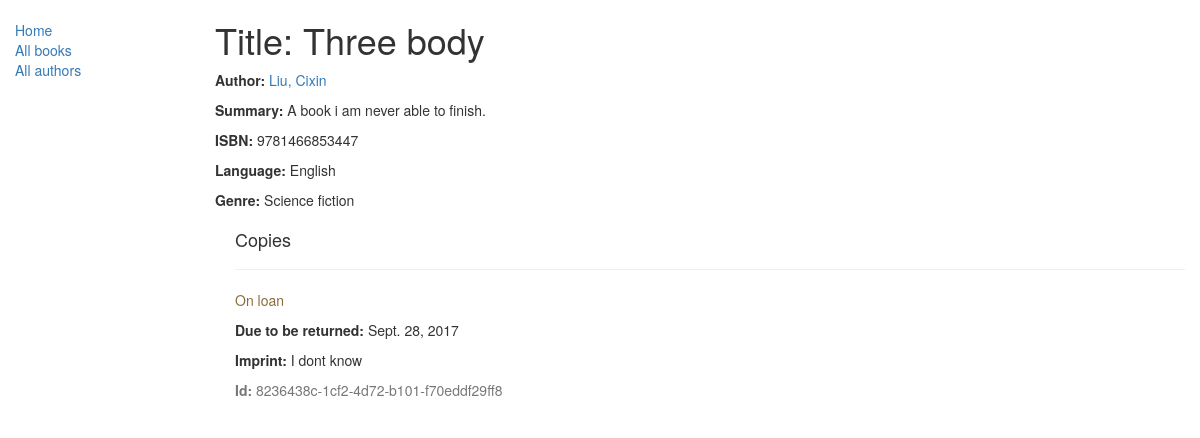
/catalog/book/1, run on the app's committed database.
### catalog/models.py (models this page shows, shortened)
class Book(models.Model):
    title = models.CharField(max_length=200)
    author = models.ForeignKey('Author', on_delete=models.SET_NULL, null=True)
    summary = models.TextField(max_length=1000, help_text="Enter a brief description of the book")
    isbn = models.CharField('ISBN', max_length=13,
                            help_text='13 Character <a href="https://www.isbn-international.org/content/what-isbn">ISBN number</a>')
    genre = models.ManyToManyField(Genre, help_text="Select a genre for this book")
    language = models.ForeignKey('Language', on_delete=models.SET_NULL, null=True)
    def display_genre(self):
        """
        Creates a string for the Genre. This is required to display genre in Admin.
        """
        return ', '.join([genre.name for genre in self.genre.all()[:3]])
    display_genre.short_description = 'Genre'

class Author(models.Model):
    first_name = models.CharField(max_length=100)
    last_name = models.CharField(max_length=100)
    date_of_birth = models.DateField(null=True, blank=True)
    date_of_death = models.DateField('Died', null=True, blank=True)
    def __str__(self):
        return '%s, %s' % (self.last_name, self.first_name)

class Language(models.Model):
    name = models.CharField(max_length=50)
    def __str__(self):
        return self.name

class Genre(models.Model):
    name = models.CharField(max_length=200, help_text='Enter a book genre (e.g. Science Fiction, French Poetry etc)')
    def __str__(self):
        return self.name

class BookInstance(models.Model):
    id = models.UUIDField(primary_key=True, default=uuid.uuid4,
                          help_text="Unique ID for this particular book across whole library")
    book = models.ForeignKey('Book', on_delete=models.SET_NULL, null=True)
    imprint = models.CharField(max_length=200)
    due_back = models.DateField(null=True, blank=True)
    LOAN_STATUS = (
        ('m', 'Maintenance'),
        ('o', 'On loan'),
        ('a', 'Available'),
        ('r', 'Reserved'),
    )
    status = models.CharField(max_length=1, choices=LOAN_STATUS, blank=True, default='m', help_text='Book availability')
    class Meta:
        ordering = ["due_back"]

### catalog/views.py (the view)
# urls.py: url(r'^book/(?P<pk>\d+)$', views.BookDetailView.as_view(), name='book-detail'),
class BookDetailView(generic.DetailView):
    model = Book

### catalog/templates/catalog/book_detail.html
{% extends "base_generic.html" %}
{% block content %}
  <h1>Title: {{ book.title }}</h1>
  <p><strong>Author:</strong> <a href="">{{ book.author }}</a></p>
  <p><strong>Summary:</strong> {{ book.summary }}</p>
  <p><strong>ISBN:</strong> {{ book.isbn }}</p>
  <p><strong>Language:</strong> {{ book.language }}</p>
  <p><strong>Genre:</strong> {% for genre in book.genre.all %} {{ genre }}{% if not forloop.last %}, {% endif %}{% endfor %}</p>
  <div style="margin-left:20px;margin-top:20px">
    <h4>Copies</h4>
    {% for copy in book.bookinstance_set.all %}
    <hr>
    <p class="{% if copy.status == 'a' %}text-success{% elif copy.status == 'd' %}text-danger{% else %}text-warning{% endif %}">{{ copy.get_status_display }}</p>
    {% if copy.status != 'a' %}<p><strong>Due to be returned:</strong> {{copy.due_back}}</p>{% endif %}
    <p><strong>Imprint:</strong> {{copy.imprint}}</p>
    <p class="text-muted"><strong>Id:</strong> {{copy.id}}</p>
    {% endfor %}
  </div>
{% endblock %}

### data on the page
Book: title "Three body", author "Liu, Cixin", summary "A book i am never able to finish.", isbn "9781466853447", language "English"
Genre: name "Science fiction"
BookInstance: status "On loan", due_back "Sept. 28, 2017", imprint "I dont know", id "8236438c-1cf2-4d72-b101-f70eddf29ff8"
